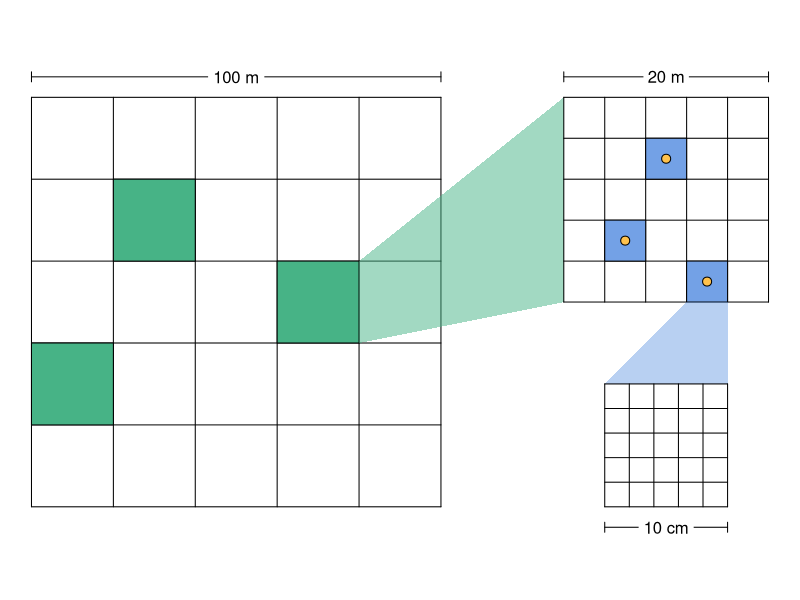

Reproduce this figure in R.
library(plotrix)

setwd('~/Dropbox/Research/grants/macrosystems/figs')


plotsx <- c(0, 20, 60)
plotsy <- c(20, 60, 40)
quadsx <- c(2, 1, 3)
quadsy <- c(3, 1, 0)
grid <- 20
gridMax <- 100
plotMax <- 5
microMax <- 5


par(mar = rep(0.1, 4))
plot(1:gridMax, 1:gridMax, asp = 1, type = 'n', xlim = c(0, 1.8*gridMax), axes = FALSE)

## site

segments(x0 = seq(0, gridMax, by = grid), y0 = 0, y1 = gridMax)
segments(x0 = 0, x1 = gridMax, y0 = seq(0, gridMax, by = grid))
rect(plotsx, plotsy, plotsx + grid, plotsy + grid, col = hsv(0.43, 0.6, 0.7))

arrows(x0 = 0, x1 = gridMax, y0 = 1.05*gridMax, angle = 90, length = 0.05, code = 3)
boxed.labels(gridMax/2, 1.05*gridMax, labels = sprintf('%s m', gridMax),
             bg = 'white', border = FALSE)

polygon(c(plotsx[3]+grid, plotsx[3]+grid, 1.3*gridMax, 1.3*gridMax), 
        c(plotsy[3], plotsy[3]+grid, gridMax, gridMax/2),
        col = hsv(0.43, 0.6, 0.7, alpha = 0.5), border = NA)

## plot

segments(x0 = gridMax*1.3 + (0:plotMax)*gridMax/(2*plotMax), y0 = gridMax/2, y1 = gridMax)
segments(x0 = gridMax*1.3, x1 = 1.8*gridMax, 
         y0 = gridMax/2 + (0:plotMax)*gridMax/(2*plotMax))
rect(quadsx*gridMax/(2*plotMax) + gridMax*1.3, quadsy*gridMax/(2*plotMax) + gridMax/2, 
     (quadsx + 1)*gridMax/(2*plotMax) + gridMax*1.3, (quadsy + 1)*gridMax/(2*plotMax) + gridMax/2,
     col = hsv(0.6, 0.5, 0.9))


arrows(x0 = gridMax*1.3, x1 = gridMax*1.8, y0 = 1.05*gridMax, angle = 90, length = 0.05, code = 3)
boxed.labels(gridMax*1.3 + (plotMax/2)*gridMax/(2*plotMax), 1.05*gridMax, labels = sprintf('%s m', grid),
             bg = 'white', border = FALSE)


polygon(c(quadsx[3]*gridMax/(2*plotMax) + gridMax*1.3, (quadsx[3]+1)*gridMax/(2*plotMax) + gridMax*1.3,
          gridMax*1.7, gridMax*1.4),
        c(quadsy[3]*gridMax/(2*plotMax) + gridMax/2, quadsy[3]*gridMax/(2*plotMax) + gridMax/2,
          gridMax*0.3, gridMax*0.3),
        col = hsv(0.6, 0.5, 0.9, alpha = 0.5), border = NA)

## env sampling sites
points((quadsx+0.5)*gridMax/(2*plotMax) + gridMax*1.3, (quadsy+0.5)*gridMax/(2*plotMax) + gridMax/2, 
       pch = 21, bg = hsv(0.11, 0.7), cex = 1.2)


## mibrobe plot

segments(x0 = gridMax*1.4, x1 = gridMax*1.7, y0 = (0:microMax)*0.3*gridMax/microMax)
segments(x0 = gridMax*1.4 + (0:microMax)*0.3*gridMax/microMax, y0 = 0, y1 = 0.3*gridMax)

arrows(x0 = gridMax*1.4, x1 = gridMax*1.7, y0 = -0.05*gridMax, angle = 90, length = 0.05, code = 3)
boxed.labels(gridMax*1.4 + (microMax/2)*0.3*gridMax/microMax, -0.05*gridMax, labels = '10 cm',
             bg = 'white', border = FALSE)
